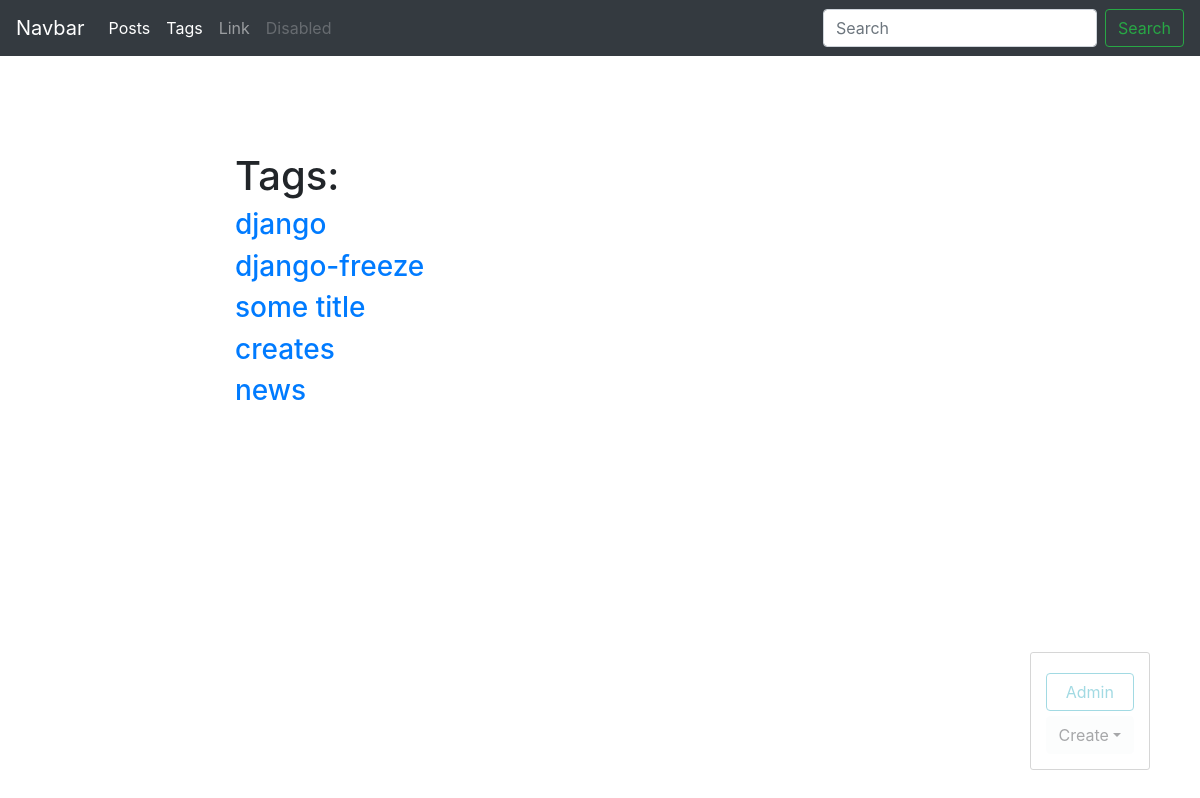
The app's page /blog/tags/ (signed in) with its own data.
### blog/models.py (models this page shows, shortened)
class Tag(models.Model):
    title = models.CharField(max_length=50)
    slug = models.SlugField(max_length=50, unique=True)

### blog/views.py (the view)
# urls.py: path('tags/', tags_list, name='tags_list_url'),
def tags_list(request):
    tags = Tag.objects.all()
    return render(request, 'blog/tags_list.html', context={'tags': tags})

### blog/templates/blog/tags_list.html (shortened to what this page needs)
{% extends 'blog/base_blog.html' %}
{% block content %}
    <h1 class="mt-5">Tags: </h1>
    {% for tag in tags %}
        <h3><a href= ../tag/{{tag.title}}>{{ tag.title }}</a> </h3>
    {% endfor %}
{% endblock %}

### records on screen
Tag: title "django"
Tag: title "django-freeze"
Tag: title "some title"
Tag: title "creates"
Tag: title "news"
